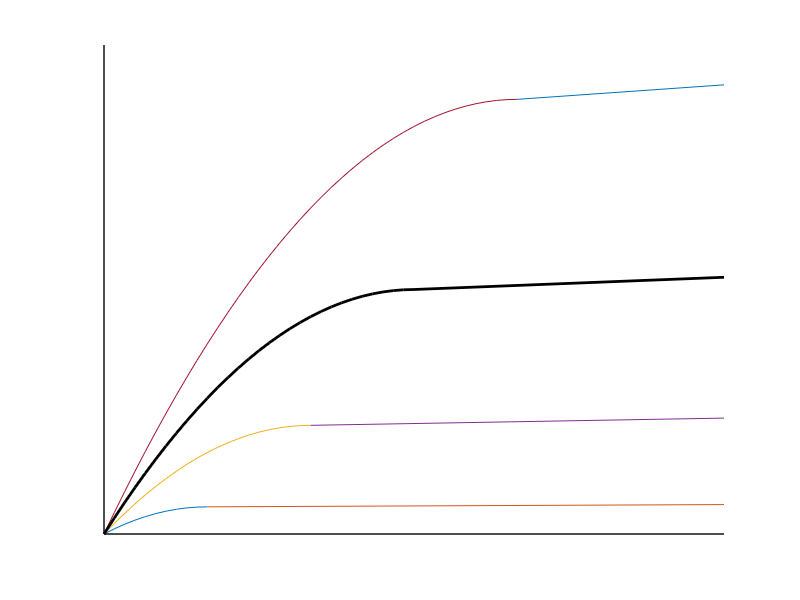
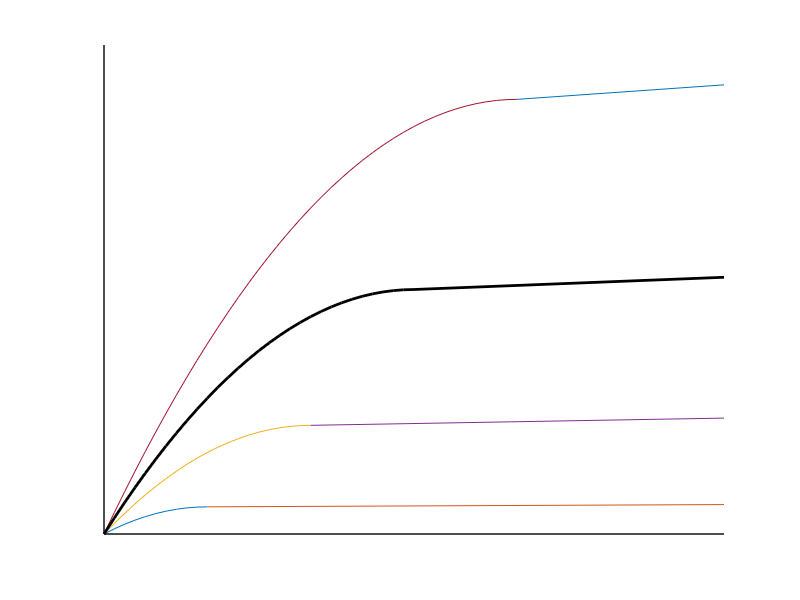

The MATLAB source for these figures, in order:
#nMOSFET characteristics

clf
hold on

kn=0.0002;
vt=2;
VA=60;

ID=@(vds,vgs) kn.*[(vgs-vt).*vds-vds.^2./2];

v=[3,4,5,6];
for vgs=v
vds=0:0.1:(vgs-vt);
plot(vds,ID(vds,vgs))

IDs=ID(vgs-vt,vgs);
ro=VA./IDs;
plot([vgs-vt,6],[IDs,IDs+(6-vgs+vt)./ro])
endfor


vgs=5;
vds=0:0.1:(vgs-vt);
plot(vds,ID(vds,vgs),"linewidth",2,"color","black")
IDs=ID(vgs-vt,vgs);
ro=VA./IDs;
plot([vgs-vt,6],[IDs,IDs+(6-vgs+vt)./ro],"linewidth",2,"color","black")




%axis
plot([0,6],[0,0],"linewidth",1,"color","black")
plot([0,0],[0,0.0018],"linewidth",1,"color","black")

axis([0,6,0,0.0018])
axis off
grid off

print -demf nMosfetCurrentMirror.emf
print -deps nMosfetCurrentMirror.eps
